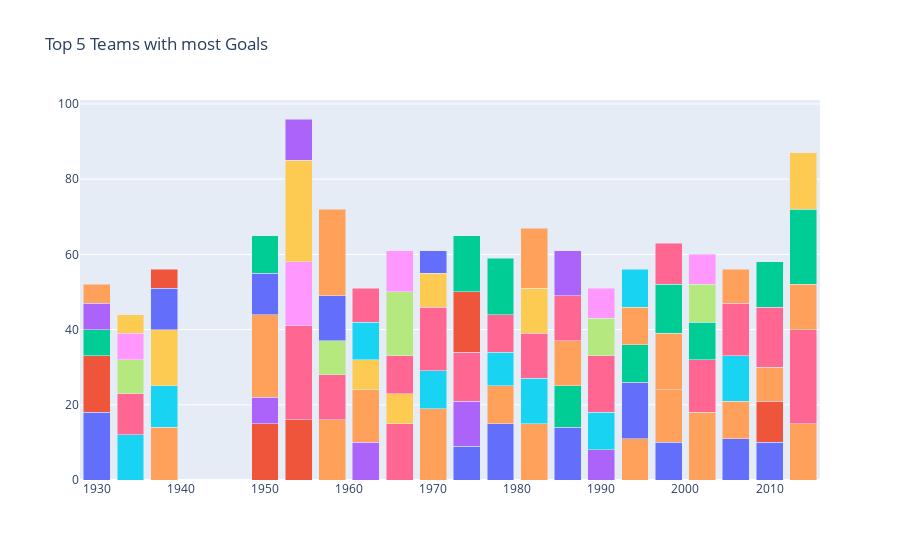

Here is the notebook cell this chart was saved with:
### Code cell
data = []
for team in top5['Country'].drop_duplicates().values:
    year = top5[top5['Country'] == team]['Year']
    goal = top5[top5['Country'] == team]['Goals']
    
    data.append(go.Bar(x = year, y = goal, name = team))
layout = go.Layout(barmode = 'stack', title = 'Top 5 Teams with most Goals', showlegend = False)

fig = go.Figure(data = data, layout = layout)
fig.show()

### Figure 1 — Plotly figure (JSON) as saved in the notebook; plotly's stock layout.template omitted (floating-point values rounded to 4 significant figures)
{"data": [{"name": "Argentina", "type": "bar", "x": [1930, 1974, 1978, 1986, 1998, 2006, 2010], "y": [18, 9, 15, 14, 10, 11, 10]}, {"name": "Uruguay", "type": "bar", "x": [1930, 1950, 1954, 2010], "y": [15, 15, 16, 11]}, {"name": "USA", "type": "bar", "x": [1930], "y": [7]}, {"name": "Yugoslavia", "type": "bar", "x": [1930, 1950, 1962, 1974, 1990], "y": [7, 7, 10, 12, 8]}, {"name": "Brazil", "type": "bar", "x": [1930, 1938, 1950, 1958, 1962, 1970, 1978, 1982, 1994, 1998, 2002, 2006, 2010, 2014], "y": [5, 14, 22, 16, 14, 19, 10, 15, 11, 14, 18, 10, 9, 15]}, {"name": "Italy", "type": "bar", "x": [1934, 1938, 1970, 1978, 1982, 1990, 2006], "y": [12, 11, 10, 9, 12, 10, 12]}, {"name": "Germany", "type": "bar", "x": [1934, 1954, 1958, 1966, 1970, 1974, 1978, 1982, 1990, 2002, 2006, 2010, 2014], "y": [11, 25, 12, 15, 17, 13, 10, 12, 15, 14, 14, 16, 25]}, {"name": "Czechoslovakia", "type": "bar", "x": [1934, 1958, 1990], "y": [9, 9, 10]}, {"name": "Austria", "type": "bar", "x": [1934, 1954], "y": [7, 17]}, {"name": "Hungary", "type": "bar", "x": [1934, 1938, 1954, 1962, 1966, 1982], "y": [5, 15, 27, 8, 8, 12]}, {"name": "Sweden", "type": "bar", "x": [1938, 1950, 1958, 1994], "y": [11, 11, 12, 15]}, {"name": "Cuba", "type": "bar", "x": [1938], "y": [5]}, {"name": "Spain", "type": "bar", "x": [1950, 1986, 1994, 2002], "y": [10, 11, 10, 10]}, {"name": "Switzerland", "type": "bar", "x": [1954], "y": [11]}, {"name": "France", "type": "bar", "x": [1958, 1982, 1986, 1998, 2006, 2014], "y": [23, 16, 12, 15, 9, 12]}, {"name": "Chile", "type": "bar", "x": [1962], "y": [10]}, {"name": "Soviet Union", "type": "bar", "x": [1962, 1966, 1986], "y": [9, 10, 12]}, {"name": "Portugal", "type": "bar", "x": [1966], "y": [17]}, {"name": "England", "type": "bar", "x": [1966, 1990], "y": [11, 8]}, {"name": "Peru", "type": "bar", "x": [1970], "y": [9]}, {"name": "Mexico", "type": "bar", "x": [1970], "y": [6]}, {"name": "Poland", "type": "bar", "x": [1974], "y": [16]}, {"name": "Netherlands", "type": "bar", "x": [1974, 1978, 1998, 2010, 2014], "y": [15, 15, 13, 12, 20]}, {"name": "Belgium", "type": "bar", "x": [1986], "y": [12]}, {"name": "Bulgaria", "type": "bar", "x": [1994], "y": [10]}, {"name": "Romania", "type": "bar", "x": [1994], "y": [10]}, {"name": "Croatia", "type": "bar", "x": [1998], "y": [11]}, {"name": "Turkey", "type": "bar", "x": [2002], "y": [10]}, {"name": "Korea Republic", "type": "bar", "x": [2002], "y": [8]}, {"name": "Colombia", "type": "bar", "x": [2014], "y": [15]}], "layout": {"barmode": "stack", "showlegend": false, "title": {"text": "Top 5 Teams with most Goals"}}}
